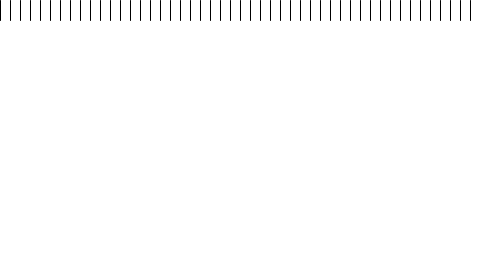
Frame 1 (no input)
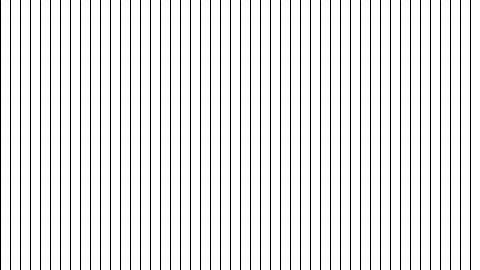
Frame 60 (the mouse pressed at the canvas centre just before this capture)
Frame 120 (the mouse held since frame 60 and released just before this capture): identical to frame 60, image omitted

The Processing sketch that drew these frames (run headless with seeded random() and noise(); from frame 60 on, the mouse is pressed at the canvas centre):

// Processing sketch: WHILE_com_linhas
// ── WHILE_com_linhas.pde
//mesma coisa do último exemplo
int y = 0;
int x = 0;
int spacing = 10;
int len = 20;

//uma variável para marcar aonde as linhas vão terminar
int xendLegs = 480;
int yendLegs = 270;
void setup(){
  size(480, 270);
  background(255);
  frameRate(10);
}

void draw(){
stroke(0);
while ((x <= xendLegs) && (y <= yendLegs)){
 line(x, y, x, y + len);
 x = x + spacing;
}

if(x > width){
 x = 0;
 y = y + 20;
  }
}
//while ((x <= xendLegs) && (y <= yendLegs)){
 //line(x, y, x, y + len);
 //x = x + spacing;
 // }
//}  
